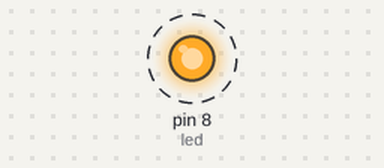
The sketch below on a simulated Arduino Uno, built with avr-gcc and run on an emulated ATmega328P. Shown: output pins drawn as LEDs (lit = HIGH). Dashed ring = blinking. What the sketch prints to the serial monitor is not drawn.

Above: at 0.02 s.
Timing chart, 0 to 3.0 s (numbered marks = the images above):
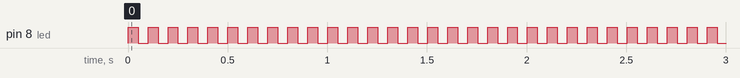

The sketch:

Esclavo-2.ino
```cpp
#include <Wire.h>

int led=8;
int dato;
int val;

void setup() {
  Serial.begin(9600);
  Wire.begin(9);
  Wire.onReceive(receiveEvent);
  pinMode(led,OUTPUT);
}

void loop() {
  dato=map(val,0,255,50,2000);
  digitalWrite(led,HIGH);
  delay(dato);
  digitalWrite(led,LOW);
  delay(dato);
  Serial.println(dato);
}

void receiveEvent(int bytes){
  val=Wire.read();
}
```

Measured:
- by itself, pin 8 (led): alternates HIGH for 0.05 s and LOW for 0.05 s
